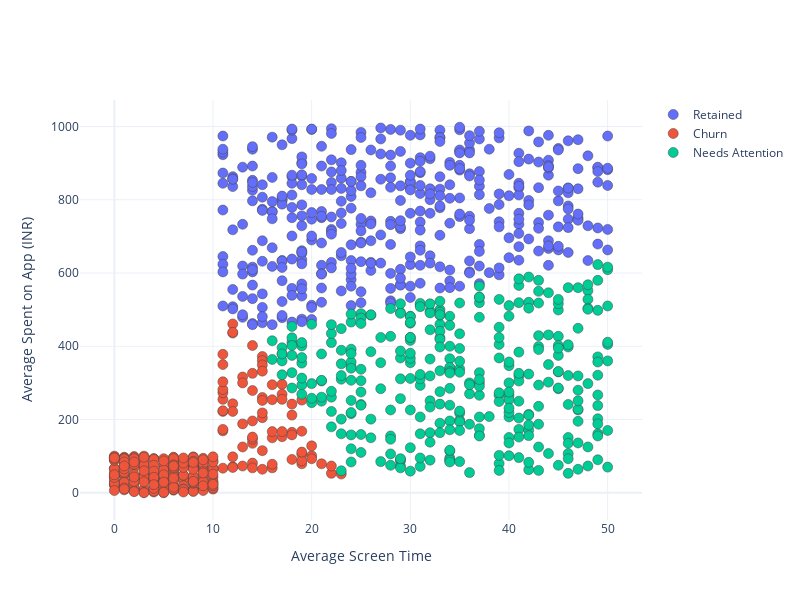

Notebook source saved alongside this figure:
### Code cell
PLOT = go.Figure()
for i in list(data["Segments"].unique()):
    

    PLOT.add_trace(go.Scatter(x = data[data["Segments"]== i]['Average Screen Time'],
                                y = data[data["Segments"] == i]['Average Spent on App (INR)'],
                                mode = 'markers',marker_size = 10, marker_line_width = 0.5,
                                name = str(i)))
PLOT.update_traces(hovertemplate='Average Screen Time: %{x} <br>Average Spent on App (INR): %{y}')

    
PLOT.update_layout(width = 800, height = 600, autosize = True, showlegend = True,
                   yaxis_title = 'Average Spent on App (INR)',
                   xaxis_title = 'Average Screen Time',
                   scene = dict(xaxis=dict(title = 'Average Screen Time', titlefont_color = 'black'),
                                yaxis=dict(title = 'Average Spent on App (INR)', titlefont_color = 'black')))

### Figure 1 — Plotly figure (JSON) as saved in the notebook; plotly's stock layout.template omitted (floating-point values rounded to 4 significant figures; data arrays with more than 128 entries replaced by an {"elided": "..."} marker saying what was removed)
{"data": [{"hovertemplate": "Average Screen Time: %{x} <br>Average Spent on App (INR): %{y}", "marker": {"line": {"width": 0.5}, "size": 10}, "mode": "markers", "name": "Retained", "type": "scatter", "x": {"elided": "392 int values"}, "y": {"elided": "392 int values"}}, {"hovertemplate": "Average Screen Time: %{x} <br>Average Spent on App (INR): %{y}", "marker": {"line": {"width": 0.5}, "size": 10}, "mode": "markers", "name": "Churn", "type": "scatter", "x": {"elided": "285 int values"}, "y": {"elided": "285 int values"}}, {"hovertemplate": "Average Screen Time: %{x} <br>Average Spent on App (INR): %{y}", "marker": {"line": {"width": 0.5}, "size": 10}, "mode": "markers", "name": "Needs Attention", "type": "scatter", "x": {"elided": "322 int values"}, "y": {"elided": "322 int values"}}], "layout": {"autosize": true, "height": 600, "scene": {"xaxis": {"title": {"font": {"color": "black"}, "text": "Average Screen Time"}}, "yaxis": {"title": {"font": {"color": "black"}, "text": "Average Spent on App (INR)"}}}, "showlegend": true, "width": 800, "xaxis": {"title": {"text": "Average Screen Time"}}, "yaxis": {"title": {"text": "Average Spent on App (INR)"}}}}
